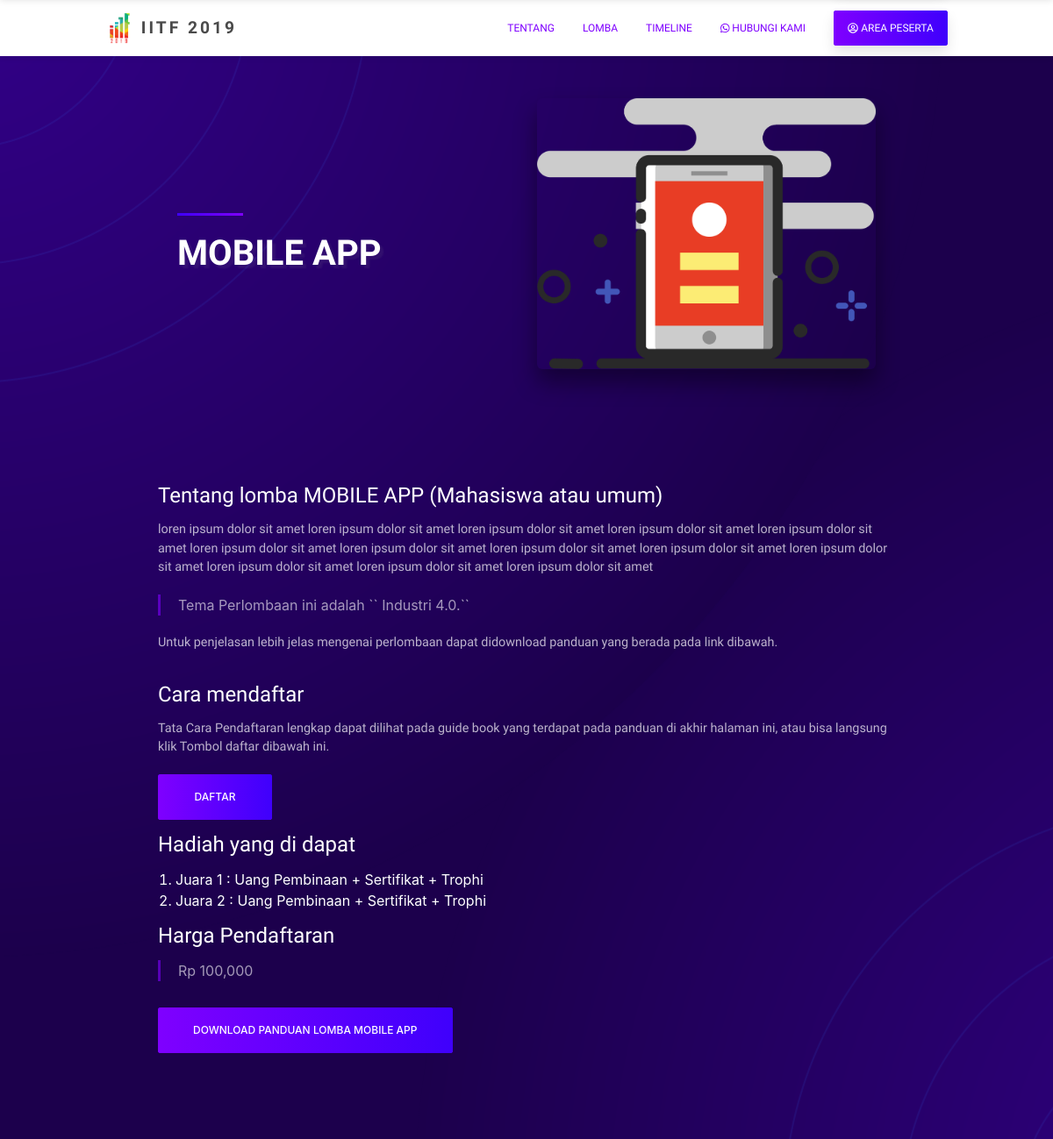
Page /detail?lomba=MOBILE APP on the committed database.
### tables this page shows
CREATE TABLE `tb_lomba` (
  `id` varchar(20) NOT NULL,
  `id_kategori` int(11) NOT NULL,
  `nama` varchar(50) NOT NULL,
  `tema` varchar(200) NOT NULL,
  `deskripsi` text NOT NULL,
  `guide_book` varchar(50) NOT NULL,
  `harga` float NOT NULL,
  `keterangan` varchar(20) NOT NULL,
  `jumlah_anggota` int(11) NOT NULL,
  `file_gambar` varchar(30) NOT NULL,
  `lampiran` enum('true','false') NOT NULL
);

CREATE TABLE `tb_kategori` (
  `id` int(11) NOT NULL,
  `nama` varchar(20) NOT NULL,
  `deskripsi` text NOT NULL
);

### application/controllers/App_view.php (called while the page is built, shortened)
<?php
class App_view extends CI_Controller
{
    public function __construct()
    {
        $this->load->model('DataModel');
        $this->load->library('bcrypt');
        $this->load->helper(array('form', 'url'));
        $this->load->library('form_validation');
        $this->load->library('upload');
        $this->load->library('dropbox');
    }
    public function detailLomba()
    {
        $email = "";
        $lomba = $this->DataModel->getData('tb_lomba')->result_array();
        $payload['judul'] = "HOME";
        $payload['link'] = ($this->session->userdata('email') == "" ? base_url('login') : base_url('user'));
        $payload['email'] = $email;
        $payload['page'] = "kosong";
        $payload['lomba'] = $lomba;
        $this->load->view('component/header', $payload);
        $this->load->view('src/iitf_detail_lomba', $payload);
        $this->load->view('component/ground');
    }
}

### index.php (called while the page is built, shortened)
<?php
require_once BASEPATH.'core/CodeIgniter.php';

### application/models/DataModel.php (called while the page is built, shortened)
<?php
class DataModel extends CI_Model
{
    function getData($table)
    {
        $query = $this->db->get($table);
        return $query;
    }
}

### application/views/src/iitf_detail_lomba.php (the view, shortened to what this page needs)
<div class="media-wrapper">
    <section class="hero">
        <div class="hero-head">
        </div>
        <div class="hero-body">
            <div class="container">
                <div class="columns is-vcentered">
                    <div class="column is-5 is-offset-1 post-caption">
                        <div class="divider"></div>
                        <h1 class="title is-2 is-semibold is-spaced main-title" style="color:white"><?= $lomba[0]['nama'] ?> </h1>
                    </div>
                    <div class="column is-5">
                        <figure class="image">
                            <img class="blog-featured" src="assets/Guide_book/<?= $lomba[0]['file_gambar'] ?>" alt="">
                        </figure>
                    </div>
                </div>
            </div>
        </div>
    </section>
    <section class="section">
        <div class="container">
            <div class="columns">
                <div class="column is-12">
                    <div class="post-body">
                        <h2>Tentang lomba <?= $lomba[0]['nama'] ?> (<?= $lomba[0]['kategori'] ?>) </h2>
                        <p><?= $lomba[0]['deskripsi'] ?></p>
                        <blockquote>Tema Perlombaan ini adalah `` <?= $lomba[0]['tema'] ?>.``</blockquote>
                        <p>Untuk penjelasan lebih jelas mengenai perlombaan dapat didownload panduan yang berada pada link dibawah.</p>
                        <h2>Cara mendaftar</h2>
                        <p>Tata Cara Pendaftaran lengkap dapat dilihat pada guide book yang terdapat pada panduan di akhir halaman ini,
                            atau bisa langsung klik Tombol daftar dibawah ini.</p>
                        <a href="<?= base_url() ?>daftar" target="_blank" class="button k-button k-primary raised has-gradient is-fat is-bold">
                            <span class="text">Daftar</span>
                            <span class="front-gradient"></span>
                        </a>
                        <h2>Hadiah yang di dapat</h2>
                        <ol style="color: white; margin-left:20px">
                            <?php
                            $no = 1;
                            foreach ($lomba as $key => $val) { ?>
                                <li>
                                    Juara <?= $no++; ?> : Uang Pembinaan + Sertifikat + Trophi
                                </li>
                            <?php } ?>
                        </ol>
                        <h2>Harga Pendaftaran</h2>
                        <blockquote>Rp <?= number_format($lomba[0]['harga']) ?></blockquote>
                        <div class="cta-wrapper animated preFadeInUp fadeInUp">
                            <a href="<?= base_url() ?>assets/Guide_book/<?= $lomba[0]['guide_book'] ?>" class="button k-button k-primary raised has-gradient is-fat is-bold">
                                <span class="text">Download Panduan lomba <?= $lomba[0]['nama'] ?></span>
                                <span class="front-gradient"></span>
                            </a>
                        </div>
                    </div>
                </div>
            </div>
        </div>
    </section>
</div>

### rows in the picture
tb_lomba: nama "MOBILE APP", file_gambar (picture), deskripsi "loren ipsum dolor sit amet loren ipsum dolor sit amet loren ipsum dolor sit amet loren ipsum dolor sit amet loren ipsum dolor sit amet loren ipsum dolor sit amet loren ipsum dolor sit amet loren ipsum dolor sit amet loren ipsum dolor sit amet loren ipsum dolor sit amet loren ipsum dolor sit amet loren ipsum dolor sit amet loren ipsum dolor sit amet", tema "Industri 4.0", harga "100,000"
tb_kategori: nama "Mahasiswa atau umum"
